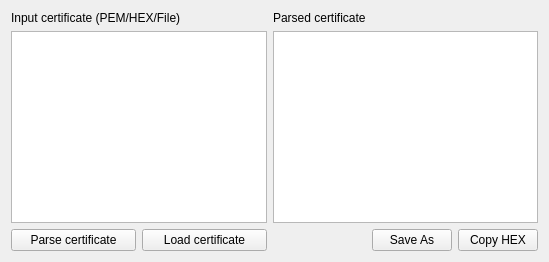
          <widget class="QWidget" name="tabName_certificates_X25519_Parse">
           <attribute name="title">
            <string>Parse x509 cert</string>
           </attribute>
           <layout class="QGridLayout" name="gridLayout_12">
            <item row="0" column="0" colspan="2">
             <widget class="QLabel" name="label_27">
              <property name="text">
               <string>Input certificate (PEM/HEX/File)</string>
              </property>
             </widget>
            </item>
            <item row="0" column="2">
             <widget class="QLabel" name="label_28">
              <property name="text">
               <string>Parsed certificate</string>
              </property>
             </widget>
            </item>
            <item row="1" column="0" colspan="2">
             <widget class="AdvancedTextEdit" name="textEdit_certificates_Parse_InputCertificate">
              <property name="html">
               <string>&lt;!DOCTYPE HTML PUBLIC &quot;-//W3C//DTD HTML 4.0//EN&quot; &quot;http://www.w3.org/TR/REC-html40/strict.dtd&quot;&gt;
&lt;html&gt;&lt;head&gt;&lt;meta name=&quot;qrichtext&quot; content=&quot;1&quot; /&gt;&lt;style type=&quot;text/css&quot;&gt;
p, li { white-space: pre-wrap; }
&lt;/style&gt;&lt;/head&gt;&lt;body style=&quot; font-family:'MS Shell Dlg 2'; font-size:8.25pt; font-weight:400; font-style:normal;&quot;&gt;
&lt;p style=&quot;-qt-paragraph-type:empty; margin-top:0px; margin-bottom:0px; margin-left:0px; margin-right:0px; -qt-block-indent:0; text-indent:0px;&quot;&gt;&lt;br /&gt;&lt;/p&gt;&lt;/body&gt;&lt;/html&gt;</string>
              </property>
             </widget>
            </item>
            <item row="1" column="2" colspan="3">
             <widget class="QTextEdit" name="textEdit_certificates_Parse_ParsedCertificate"/>
            </item>
            <item row="2" column="0">
             <widget class="QPushButton" name="pushButton_certificates_Parse_ParseCertificate">
              <property name="text">
               <string>Parse certificate</string>
              </property>
             </widget>
            </item>
            <item row="2" column="1">
             <widget class="QPushButton" name="pushButton_certificates_Parse_LoadCertificate">
              <property name="text">
               <string>Load certificate</string>
              </property>
             </widget>
            </item>
            <item row="2" column="3">
             <widget class="QPushButton" name="pushButton_certificates_Parse_ExportCRT">
              <property name="text">
               <string>Save As</string>
              </property>
             </widget>
            </item>
            <item row="2" column="4">
             <widget class="QPushButton" name="pushButton_certificates_Parse_CopyCertHEX">
              <property name="text">
               <string>Copy HEX</string>
              </property>
             </widget>
            </item>
           </layout>
          </widget>
